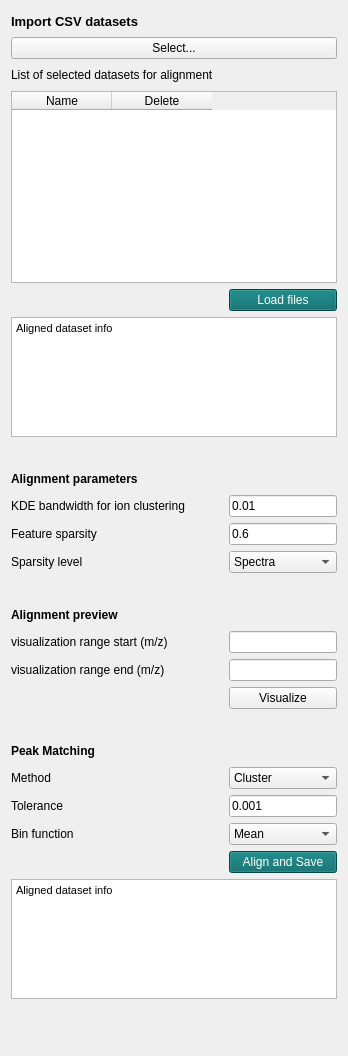
  <widget class="QWidget" name="tab_6">
   <attribute name="title">
    <string>Multi-slide alignment</string>
   </attribute>
   <layout class="QFormLayout" name="formLayout_4">
    <item row="0" column="0">
     <widget class="QLabel" name="label_73">
      <property name="font">
       <font>
        <pointsize>10</pointsize>
        <weight>75</weight>
        <bold>true</bold>
       </font>
      </property>
      <property name="styleSheet">
       <string notr="true"/>
      </property>
      <property name="text">
       <string>Import CSV datasets         </string>
      </property>
     </widget>
    </item>
    <item row="0" column="1">
     <spacer name="horizontalSpacer_8">
      <property name="orientation">
       <enum>Qt::Horizontal</enum>
      </property>
      <property name="sizeHint" stdset="0">
       <size>
        <width>40</width>
        <height>20</height>
       </size>
      </property>
     </spacer>
    </item>
    <item row="1" column="0" colspan="2">
     <widget class="QPushButton" name="selectToAlign">
      <property name="styleSheet">
       <string notr="true"/>
      </property>
      <property name="text">
       <string>Select...</string>
      </property>
     </widget>
    </item>
    <item row="2" column="0">
     <widget class="QLabel" name="label_77">
      <property name="styleSheet">
       <string notr="true"/>
      </property>
      <property name="text">
       <string>List of selected datasets for alignment   </string>
      </property>
     </widget>
    </item>
    <item row="2" column="1">
     <spacer name="horizontalSpacer_9">
      <property name="orientation">
       <enum>Qt::Horizontal</enum>
      </property>
      <property name="sizeHint" stdset="0">
       <size>
        <width>40</width>
        <height>20</height>
       </size>
      </property>
     </spacer>
    </item>
    <item row="3" column="0" colspan="2">
     <widget class="QTableWidget" name="filesTable">
      <property name="sizePolicy">
       <sizepolicy hsizetype="Expanding" vsizetype="Preferred">
        <horstretch>0</horstretch>
        <verstretch>0</verstretch>
       </sizepolicy>
      </property>
      <property name="maximumSize">
       <size>
        <width>16777215</width>
        <height>200</height>
       </size>
      </property>
      <column>
       <property name="text">
        <string>Name</string>
       </property>
      </column>
      <column>
       <property name="text">
        <string>Delete</string>
       </property>
      </column>
     </widget>
    </item>
    <item row="4" column="1">
     <widget class="QPushButton" name="loadToAlign">
      <property name="styleSheet">
       <string notr="true">background-color: #006666;
color: rgb(255, 255, 255);</string>
      </property>
      <property name="text">
       <string>Load files</string>
      </property>
     </widget>
    </item>
    <item row="5" column="0" colspan="2">
     <widget class="QTextBrowser" name="fileInfoAlign">
      <property name="sizePolicy">
       <sizepolicy hsizetype="Expanding" vsizetype="Preferred">
        <horstretch>0</horstretch>
        <verstretch>0</verstretch>
       </sizepolicy>
      </property>
      <property name="maximumSize">
       <size>
        <width>16777215</width>
        <height>120</height>
       </size>
      </property>
      <property name="html">
       <string>&lt;!DOCTYPE HTML PUBLIC &quot;-//W3C//DTD HTML 4.0//EN&quot; &quot;http://www.w3.org/TR/REC-html40/strict.dtd&quot;&gt;
&lt;html&gt;&lt;head&gt;&lt;meta name=&quot;qrichtext&quot; content=&quot;1&quot; /&gt;&lt;style type=&quot;text/css&quot;&gt;
p, li { white-space: pre-wrap; }
&lt;/style&gt;&lt;/head&gt;&lt;body style=&quot; font-family:'MS Shell Dlg 2'; font-size:6.6pt; font-weight:400; font-style:normal;&quot;&gt;
&lt;p style=&quot; margin-top:0px; margin-bottom:0px; margin-left:0px; margin-right:0px; -qt-block-indent:0; text-indent:0px;&quot;&gt;&lt;span style=&quot; font-size:8.25pt;&quot;&gt;Aligned dataset info&lt;/span&gt;&lt;/p&gt;&lt;/body&gt;&lt;/html&gt;</string>
      </property>
     </widget>
    </item>
    <item row="6" column="0" colspan="2">
     <spacer name="verticalSpacer_38">
      <property name="orientation">
       <enum>Qt::Vertical</enum>
      </property>
      <property name="sizeType">
       <enum>QSizePolicy::Preferred</enum>
      </property>
      <property name="sizeHint" stdset="0">
       <size>
        <width>20</width>
        <height>20</height>
       </size>
      </property>
     </spacer>
    </item>
    <item row="7" column="0">
     <widget class="QLabel" name="label_2">
      <property name="font">
       <font>
        <weight>75</weight>
        <bold>true</bold>
       </font>
      </property>
      <property name="text">
       <string>Alignment parameters </string>
      </property>
     </widget>
    </item>
    <item row="7" column="1">
     <spacer name="horizontalSpacer_31">
      <property name="orientation">
       <enum>Qt::Horizontal</enum>
      </property>
      <property name="sizeHint" stdset="0">
       <size>
        <width>40</width>
        <height>20</height>
       </size>
      </property>
     </spacer>
    </item>
    <item row="8" column="0">
     <widget class="QLabel" name="label_3">
      <property name="text">
       <string>KDE bandwidth for ion clustering</string>
      </property>
     </widget>
    </item>
    <item row="8" column="1">
     <widget class="QLineEdit" name="KDEbandwidthVal">
      <property name="text">
       <string>0.01</string>
      </property>
     </widget>
    </item>
    <item row="9" column="0">
     <widget class="QLabel" name="label_4">
      <property name="text">
       <string>Feature sparsity</string>
      </property>
     </widget>
    </item>
    <item row="9" column="1">
     <widget class="QLineEdit" name="sparsityVal">
      <property name="text">
       <string>0.6</string>
      </property>
     </widget>
    </item>
    <item row="10" column="0">
     <widget class="QLabel" name="label_5">
      <property name="text">
       <string>Sparsity level</string>
      </property>
     </widget>
    </item>
    <item row="10" column="1">
     <widget class="QComboBox" name="sparsityLevel">
      <item>
       <property name="text">
        <string>Spectra</string>
       </property>
      </item>
      <item>
       <property name="text">
        <string>Slides</string>
       </property>
      </item>
     </widget>
    </item>
    <item row="11" column="0" colspan="2">
     <spacer name="verticalSpacer_37">
      <property name="orientation">
       <enum>Qt::Vertical</enum>
      </property>
      <property name="sizeType">
       <enum>QSizePolicy::Preferred</enum>
      </property>
      <property name="sizeHint" stdset="0">
       <size>
        <width>20</width>
        <height>20</height>
       </size>
      </property>
     </spacer>
    </item>
    <item row="12" column="0">
     <widget class="QLabel" name="label_6">
      <property name="font">
       <font>
        <weight>75</weight>
        <bold>true</bold>
       </font>
      </property>
      <property name="text">
       <string>Alignment preview</string>
      </property>
     </widget>
    </item>
    <item row="12" column="1">
     <spacer name="horizontalSpacer_32">
      <property name="orientation">
       <enum>Qt::Horizontal</enum>
      </property>
      <property name="sizeHint" stdset="0">
       <size>
        <width>40</width>
        <height>20</height>
       </size>
      </property>
     </spacer>
    </item>
    <item row="13" column="0">
     <widget class="QLabel" name="label_14">
      <property name="text">
       <string>visualization range start (m/z)</string>
      </property>
     </widget>
    </item>
    <item row="13" column="1">
     <widget class="QLineEdit" name="alignPreviewStart">
      <property name="text">
       <string/>
      </property>
     </widget>
    </item>
    <item row="14" column="0">
     <widget class="QLabel" name="label_10">
      <property name="text">
       <string>visualization range end (m/z)</string>
      </property>
     </widget>
    </item>
    <item row="14" column="1">
     <widget class="QLineEdit" name="alignPreviewEnd">
      <property name="text">
       <string/>
      </property>
     </widget>
    </item>
    <item row="15" column="1">
     <widget class="QPushButton" name="alignPreview">
      <property name="styleSheet">
       <string notr="true"/>
      </property>
      <property name="text">
       <string>Visualize</string>
      </property>
     </widget>
    </item>
    <item row="16" column="0" colspan="2">
     <spacer name="verticalSpacer_35">
      <property name="orientation">
       <enum>Qt::Vertical</enum>
      </property>
      <property name="sizeType">
       <enum>QSizePolicy::Preferred</enum>
      </property>
      <property name="sizeHint" stdset="0">
       <size>
        <width>20</width>
        <height>20</height>
       </size>
      </property>
     </spacer>
    </item>
    <item row="17" column="0">
     <widget class="QLabel" name="label_24">
      <property name="font">
       <font>
        <weight>75</weight>
        <bold>true</bold>
       </font>
      </property>
      <property name="text">
       <string>Peak Matching</string>
      </property>
     </widget>
    </item>
    <item row="17" column="1">
     <spacer name="horizontalSpacer_33">
      <property name="orientation">
       <enum>Qt::Horizontal</enum>
      </property>
      <property name="sizeHint" stdset="0">
       <size>
        <width>40</width>
        <height>20</height>
       </size>
      </property>
     </spacer>
    </item>
    <item row="18" column="0">
     <widget class="QLabel" name="label_22">
      <property name="text">
       <string>Method</string>
      </property>
     </widget>
    </item>
    <item row="19" column="0">
     <widget class="QLabel" name="AlignTolLabel">
      <property name="text">
       <string>Tolerance</string>
      </property>
     </widget>
    </item>
    <item row="19" column="1">
     <widget class="QLineEdit" name="AlignTolVal">
      <property name="text">
       <string>0.001</string>
      </property>
     </widget>
    </item>
    <item row="21" column="1">
     <widget class="QPushButton" name="alignButton">
      <property name="styleSheet">
       <string notr="true">background-color: #006666;
color: rgb(255, 255, 255);</string>
      </property>
      <property name="text">
       <string>Align and Save</string>
      </property>
     </widget>
    </item>
    <item row="22" column="0" colspan="2">
     <widget class="QTextBrowser" name="alignmentTextBrowser">
      <property name="sizePolicy">
       <sizepolicy hsizetype="Expanding" vsizetype="Preferred">
        <horstretch>0</horstretch>
        <verstretch>0</verstretch>
       </sizepolicy>
      </property>
      <property name="maximumSize">
       <size>
        <width>16777215</width>
        <height>120</height>
       </size>
      </property>
      <property name="html">
       <string>&lt;!DOCTYPE HTML PUBLIC &quot;-//W3C//DTD HTML 4.0//EN&quot; &quot;http://www.w3.org/TR/REC-html40/strict.dtd&quot;&gt;
&lt;html&gt;&lt;head&gt;&lt;meta name=&quot;qrichtext&quot; content=&quot;1&quot; /&gt;&lt;style type=&quot;text/css&quot;&gt;
p, li { white-space: pre-wrap; }
&lt;/style&gt;&lt;/head&gt;&lt;body style=&quot; font-family:'MS Shell Dlg 2'; font-size:6.6pt; font-weight:400; font-style:normal;&quot;&gt;
&lt;p style=&quot; margin-top:0px; margin-bottom:0px; margin-left:0px; margin-right:0px; -qt-block-indent:0; text-indent:0px;&quot;&gt;&lt;span style=&quot; font-size:8.25pt;&quot;&gt;Aligned dataset info&lt;/span&gt;&lt;/p&gt;&lt;/body&gt;&lt;/html&gt;</string>
      </property>
     </widget>
    </item>
    <item row="23" column="1">
     <spacer name="verticalSpacer_14">
      <property name="orientation">
       <enum>Qt::Vertical</enum>
      </property>
      <property name="sizeHint" stdset="0">
       <size>
        <width>20</width>
        <height>40</height>
       </size>
      </property>
     </spacer>
    </item>
    <item row="20" column="0">
     <widget class="QLabel" name="AlignBinLab">
      <property name="text">
       <string>Bin function</string>
      </property>
     </widget>
    </item>
    <item row="18" column="1">
     <widget class="QComboBox" name="AlignMatchMethod">
      <item>
       <property name="text">
        <string>Cluster</string>
       </property>
      </item>
      <item>
       <property name="text">
        <string>Tolerance</string>
       </property>
      </item>
     </widget>
    </item>
    <item row="20" column="1">
     <widget class="QComboBox" name="AlignBinVal">
      <item>
       <property name="text">
        <string>Mean</string>
       </property>
      </item>
      <item>
       <property name="text">
        <string>Median</string>
       </property>
      </item>
      <item>
       <property name="text">
        <string>Sum</string>
       </property>
      </item>
      <item>
       <property name="text">
        <string>Max</string>
       </property>
      </item>
      <item>
       <property name="text">
        <string>Global max</string>
       </property>
      </item>
     </widget>
    </item>
   </layout>
  </widget>
